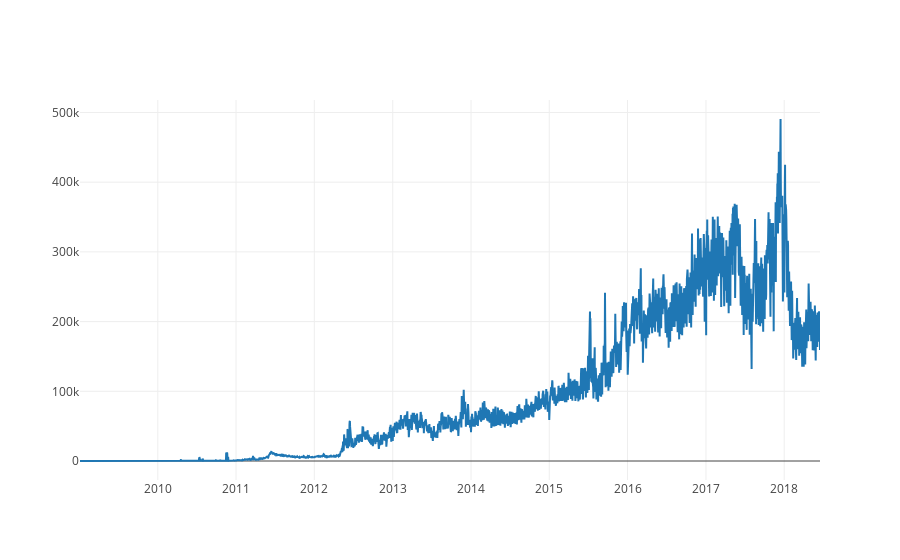

The notebook cell saved with this chart:
### Code cell
# Gráfico del volumen de cambio USD/BTC
number_transactions_btc = go.Scatter(x=transactions_btc.index, y=transactions_btc.Value)
py.iplot([number_transactions_btc])

### Figure 1 — Plotly figure (JSON) as saved in the notebook; plotly's stock layout.template omitted (floating-point values rounded to 4 significant figures; data arrays with more than 128 entries replaced by an {"elided": "..."} marker saying what was removed)
{"data": [{"type": "scatter", "x": {"elided": "3453 str values"}, "y": {"elided": "3453 int values"}}], "layout": {}}
